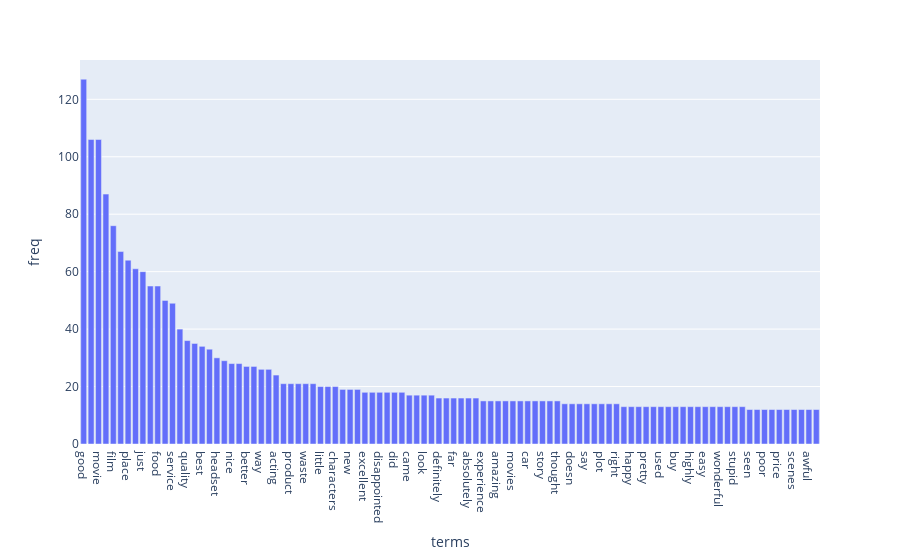

Notebook code for this chart:
### Markdown cell above
2. Visualize the most occurence word in training dataset with Long-tail

### Code cell
freq = np.asarray(count_train.sum(axis=0))[0]
dr = pd.DataFrame(freq, columns=['freq'])
dr['terms'] = count_vect.get_feature_names_out()
dr.sort_values(by='freq', inplace=True, ascending=False)

px.bar(dr[:100],x='terms',y='freq')

### Figure 1 — Plotly figure (JSON) as saved in the notebook; plotly's stock layout.template omitted (floating-point values rounded to 4 significant figures)
{"data": [{"alignmentgroup": "True", "hovertemplate": "terms=%{x}<br>freq=%{y}<extra></extra>", "legendgroup": "", "marker": {"color": "#636efa", "pattern": {"shape": ""}}, "name": "", "offsetgroup": "", "orientation": "v", "showlegend": false, "textposition": "auto", "type": "bar", "x": ["good", "great", "movie", "phone", "film", "like", "place", "time", "just", "really", "food", "bad", "service", "don", "quality", "ve", "best", "love", "headset", "recommend", "nice", "sound", "better", "work", "way", "works", "acting", "didn", "product", "worst", "waste", "make", "little", "think", "characters", "got", "new", "use", "excellent", "terrible", "disappointed", "going", "did", "minutes", "came", "real", "look", "battery", "definitely", "money", "far", "people", "absolutely", "thing", "experience", "friendly", "amazing", "overall", "movies", "years", "car", "quite", "story", "worked", "thought", "long", "doesn", "worth", "say", "screen", "plot", "ear", "right", "delicious", "happy", "old", "pretty", "know", "used", "item", "buy", "case", "highly", "lot", "easy", "stars", "wonderful", "ll", "stupid", "life", "seen", "comfortable", "poor", "fine", "price", "end", "scenes", "loved", "awful", "camera"], "xaxis": "x", "y": [127, 106, 106, 87, 76, 67, 64, 61, 60, 55, 55, 50, 49, 40, 36, 35, 34, 33, 30, 29, 28, 28, 27, 27, 26, 26, 24, 21, 21, 21, 21, 21, 20, 20, 20, 19, 19, 19, 18, 18, 18, 18, 18, 18, 17, 17, 17, 17, 16, 16, 16, 16, 16, 16, 15, 15, 15, 15, 15, 15, 15, 15, 15, 15, 15, 14, 14, 14, 14, 14, 14, 14, 14, 13, 13, 13, 13, 13, 13, 13, 13, 13, 13, 13, 13, 13, 13, 13, 13, 13, 12, 12, 12, 12, 12, 12, 12, 12, 12, 12], "yaxis": "y"}], "layout": {"barmode": "relative", "legend": {"tracegroupgap": 0}, "margin": {"t": 60}, "xaxis": {"anchor": "y", "domain": [0, 1], "title": {"text": "terms"}}, "yaxis": {"anchor": "x", "domain": [0, 1], "title": {"text": "freq"}}}}
